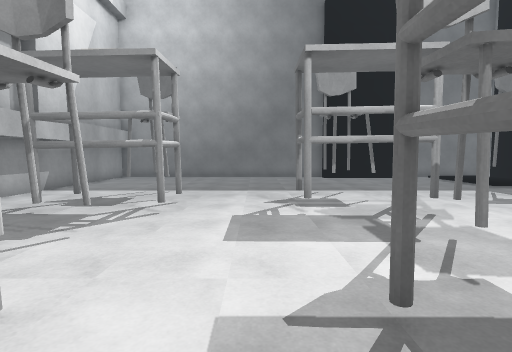
View 1 (above)

17 first-person views from a walk through a 3-D level made in the Unity game engine. The camera is 1.3 m above the floor, tilts 4° down and sees 80° across. The floor is counted in squares, 1 m on a side. Each view is taken from the middle of a square. On the plan, view 1 faces up. The plan holds only what a view shows up to about 14 squares ahead; the rest is blank. The player is left out.

View 2
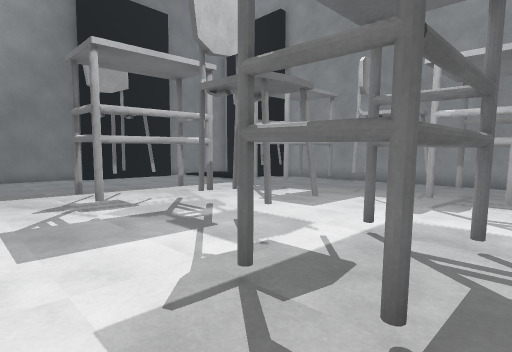

View 3
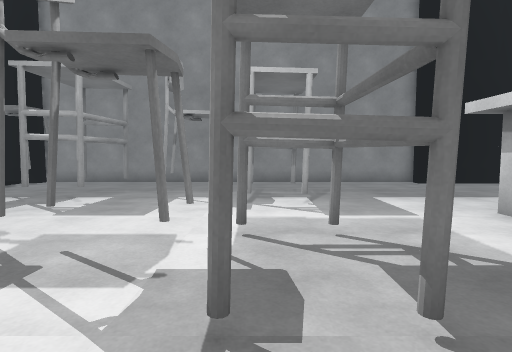

View 4
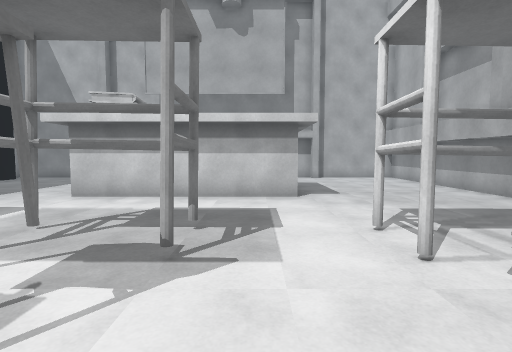

View 5
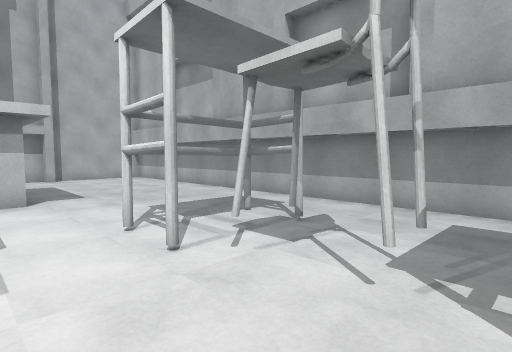

View 6
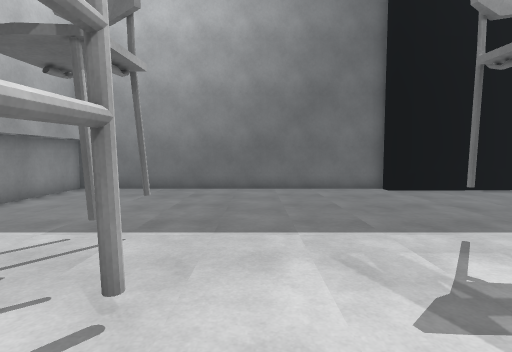

View 7
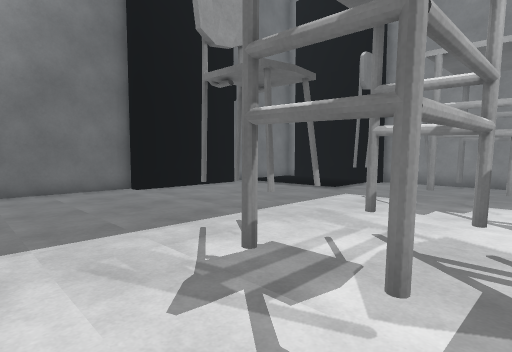

View 8
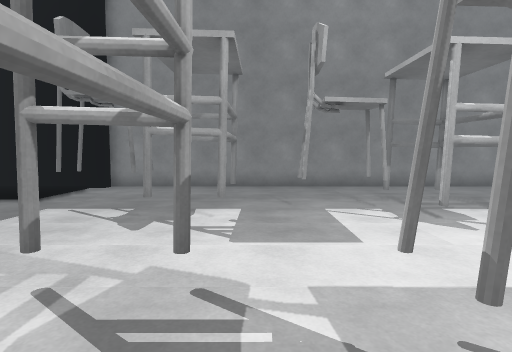

View 9
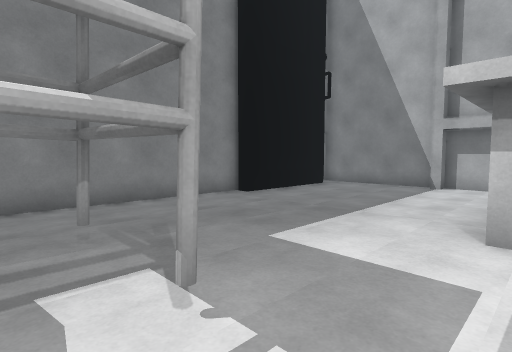

View 10
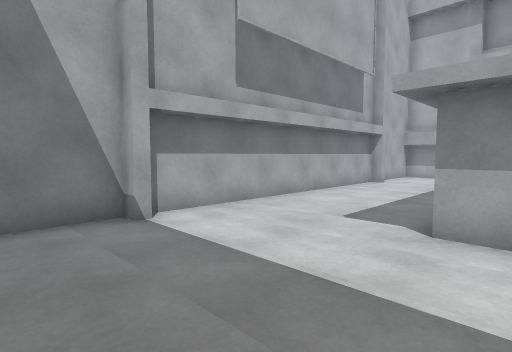

View 11
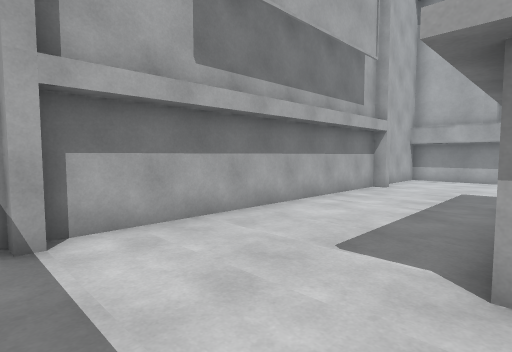

View 12
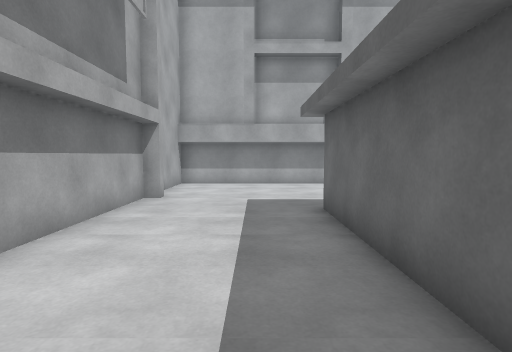

View 13
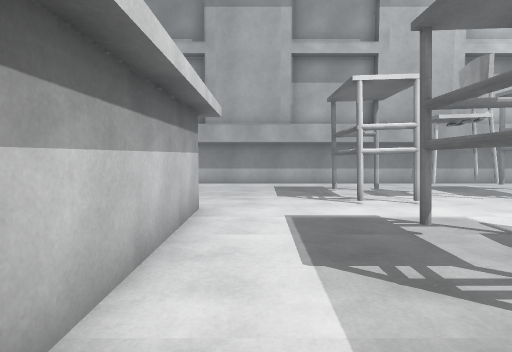

View 14
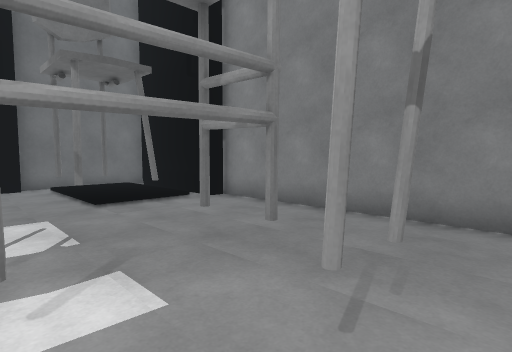

View 15
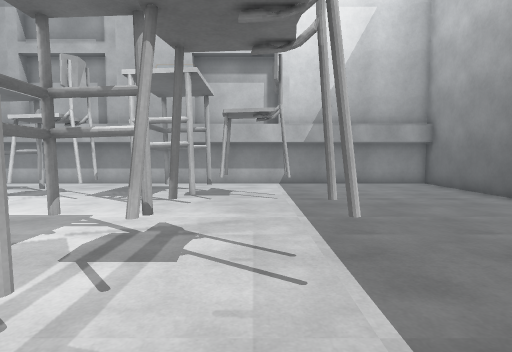

View 16
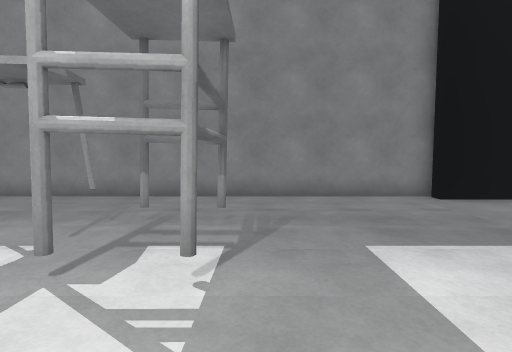

View 17
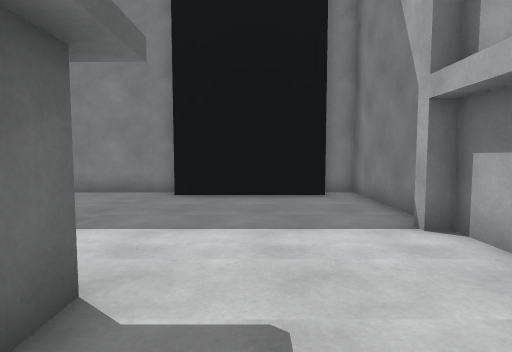

### Floor plan
Points are (right, up) in squares from view 1. A wall is a line through its corners. A room is listed if a view was taken in it or the views show most of it. See-through windows are left out.
Room 1 (views 1, 2, 3, 4, 5, 6, 7, 8, 9, 10, 11, 12, 13, 14, 15, 16, 17)
walls: (-1.4, -3.4) (5.7, -3.4); (5.7, -5.4) (5.7, -6.4) (4.7, -6.4); (4.2, -6.4) (-1.4, -6.4); (12.6, -5.4) (13.4, -5.4) (13.4, 11.9) (12.7, 11.9) (12.7, 16.6); (12.9, 12.6) (12.8, 13.3); (3.8, 16.8) (3.8, 17.6) (-7.7, 17.6) (-7.7, -11.4) (-4.7, -11.4); (12.7, -6.9) (12.8, -6.2); (12.9, 12.7) (12.9, 16.1); (5.4, 16.9) (4.6, 17.1); (8.5, -10.8) (8.5, -11.4) (13.4, -11.4) (13.4, -10.4); (8.6, 17) (3.8, 16.9); (8.1, 17.2) (7.2, 17); (-3.5, -10.9) (-3.1, -10.9) (-3.1, -11.4) (8.1, -11.4) (8.1, -10.9); (12.8, 15.2) (12.9, 16); (12.8, -9.5) (12.7, -8.8); (12.7, -10.1) (12.7, -5.4); (13.2, 17.6) (8.6, 17.6)
low walls: (12.7, -6.1) (12.9, -5.5); (12.9, -6) (12.6, -5.4); (12.9, 12.1) (12.8, 12.6); (4.8, 16.8) (4.3, 17.1) (3.8, 16.8); (4.7, 16.9) (4.2, 17); (8.5, 16.9) (8.2, 17.1) (8, 17); (12.5, -10) (12.8, -9.5); (12.9, 16) (12.7, 16.5); (12.9, -10.1) (12.7, -9.5)
objects: other object (-5, 1) to (-2, 3); other object (-5, 7) to (-2, 9); other object (-4, 5) to (-3, 5); other object (-4, 11) to (-3, 11); other object (1, 1) to (4, 3); other object (1, 7) to (4, 9); other object (2, 5) to (3, 5); other object (3, 11); other object (7, 1) to (10, 3); other object (7, 7) to (10, 9); other object (8, 5) to (9, 5); other object (9, 11)

Where each view was taken, in squares from view 1:
view 1: 0 up, 0 right, facing up
view 2: 0 up, 1 left, facing up-right
view 3: 2 up, 1 left, facing right
view 4: 6 up, 0 right, facing down
view 5: 6 up, 0 right, facing down-left
view 6: 6 up, 1 left, facing up
view 7: 6 up, 1 left, facing up-right
view 8: 6 up, 1 right, facing right
view 9: 2 up, 5 right, facing down-right
view 10: 5 down, 11 right, facing down-left
view 11: 6 down, 9 right, facing down-left
view 12: 8 down, 6 right, facing left
view 13: 2 down, 6 right, facing left
view 14: 4 up, 7 right, facing up-right
view 15: 10 up, 6 right, facing left
view 16: 0 up, 4 right, facing right
view 17: 8 down, 3 right, facing right
